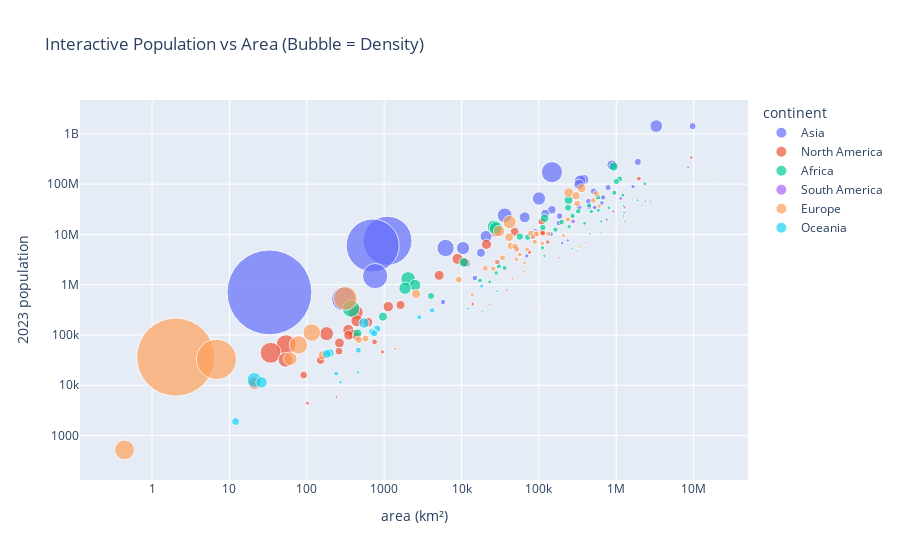

The notebook cell saved with this chart:
### Markdown cell above
# Interactive Dashboard Dataset (Plotly)

### Code cell
fig = px.scatter(dataFrame, x='area (km²)', y='2023 population',
                 size='density (km²)', color='continent',
                 hover_name='country', size_max=60,
                 log_x=True, log_y=True,
                 title="Interactive Population vs Area (Bubble = Density)")
fig.show()

### Figure 1 — Plotly figure (JSON) as saved in the notebook; plotly's stock layout.template omitted (floating-point values rounded to 4 significant figures)
{"data": [{"hovertemplate": "<b>%{hovertext}</b><br><br>continent=Asia<br>area (km²)=%{x}<br>2023 population=%{y}<br>density (km²)=%{marker.size}<extra></extra>", "hovertext": ["India", "China", "Indonesia", "Pakistan", "Bangladesh", "Japan", "Philippines", "Vietnam", "Iran", "Turkey", "Thailand", "Myanmar", "South Korea", "Iraq", "Afghanistan", "Saudi Arabia", "Uzbekistan", "Yemen", "Malaysia", "Nepal", "North Korea", "Taiwan", "Syria", "Sri Lanka", "Kazakhstan", "Cambodia", "Jordan", "Azerbaijan", "Tajikistan", "United Arab Emirates", "Israel", "Laos", "Hong Kong", "Kyrgyzstan", "Turkmenistan", "Singapore", "Palestine", "Lebanon", "Oman", "Kuwait", "Georgia", "Mongolia", "Armenia", "Qatar", "Bahrain", "Timor-Leste", "Bhutan", "Macau", "Maldives", "Brunei"], "legendgroup": "Asia", "marker": {"color": "#636efa", "size": [481, 151, 148, 312, 1329, 338, 394, 315, 55, 110, 141, 84, 531, 105, 65, 17, 80, 65, 104, 216, 217, 661, 126, 354, 7, 96, 128, 126, 73, 134, 424, 33, 7135, 35, 14, 8377, 892, 523, 15, 242, 54, 2, 98, 236, 1892, 91, 21, 21403, 1737, 86], "sizemode": "area", "sizeref": 5.945, "symbol": "circle"}, "mode": "markers", "name": "Asia", "orientation": "v", "showlegend": true, "type": "scatter", "x": [3288000.0, 9707000.0, 1905000.0, 881900.0, 147600.0, 377900.0, 342400.0, 331200.0, 1648000.0, 783600.0, 513100.0, 676600.0, 100200.0, 438300.0, 652200.0, 2150000.0, 447400.0, 528000.0, 330800.0, 147200.0, 120500.0, 36190.0, 185200.0, 65610.0, 2725000.0, 181000.0, 89340.0, 86600.0, 143100.0, 83600.0, 20770.0, 236800.0, 1104.0, 200000.0, 488100.0, 710.0, 6220.0, 10450.0, 309500.0, 17820.0, 69700.0, 1564000.0, 29740.0, 11590.0, 765.0, 14870.0, 38390.0, 32.9, 300.0, 5765.0], "xaxis": "x", "y": [1428627663, 1425671352, 277534122, 240485658, 172954319, 123294513, 117337368, 98858950, 89172767, 85816199, 71801279, 54577997, 51784059, 45504560, 42239854, 36947025, 35163944, 34449825, 34308525, 30896590, 26160821, 23923276, 23227014, 21893579, 19606633, 16944826, 11337052, 10412651, 10143543, 9516871, 9174520, 7633779, 7491609, 6735347, 6516100, 6014723, 5371230, 5353930, 4644384, 4310108, 3728282, 3447157, 2777970, 2716391, 1485509, 1360596, 787424, 704149, 521021, 452524], "yaxis": "y"}, {"hovertemplate": "<b>%{hovertext}</b><br><br>continent=North America<br>area (km²)=%{x}<br>2023 population=%{y}<br>density (km²)=%{marker.size}<extra></extra>", "hovertext": ["United States", "Mexico", "Canada", "Guatemala", "Haiti", "Dominican Republic", "Cuba", "Honduras", "Nicaragua", "El Salvador", "Costa Rica", "Panama", "Puerto Rico", "Jamaica", "Trinidad and Tobago", "Bahamas", "Belize", "Guadeloupe", "Martinique", "Barbados", "Curacao", "Saint Lucia", "Grenada", "Aruba", "Saint Vincent and the Grenadines", "United States Virgin Islands", "Antigua and Barbuda", "Dominica", "Cayman Islands", "Bermuda", "Greenland", "Saint Kitts and Nevis", "Turks and Caicos Islands", "Sint Maarten", "Saint Martin", "British Virgin Islands", "Anguilla", "Saint Barthelemy", "Saint Pierre and Miquelon", "Montserrat"], "legendgroup": "North America", "marker": {"color": "#EF553B", "size": [37, 66, 4, 169, 425, 235, 108, 95, 59, 307, 102, 60, 368, 261, 299, 41, 18, 243, 325, 656, 433, 295, 371, 590, 266, 285, 214, 97, 289, 1186, 0, 184, 49, 1301, 642, 210, 175, 440, 24, 43], "sizemode": "area", "sizeref": 5.945, "symbol": "circle"}, "mode": "markers", "name": "North America", "orientation": "v", "showlegend": true, "type": "scatter", "x": [9373000.0, 1964000.0, 9985000.0, 108900.0, 27750.0, 48670.0, 109900.0, 112500.0, 130400.0, 21040.0, 51100.0, 75420.0, 8870.0, 10990.0, 5130.0, 13940.0, 22970.0, 1628.0, 1128.0, 430.0, 444.0, 616.0, 344.0, 180.0, 389.0, 347.0, 442.0, 751.0, 264.0, 54.0, 2166000.0, 261.0, 948.0, 34.0, 53.0, 151.0, 91.0, 21.0, 242.0, 102.0], "xaxis": "x", "y": [339996563, 128455567, 38781291, 18092026, 11724763, 11332972, 11194449, 10593798, 7046310, 6364943, 5212173, 4468087, 3260314, 2825544, 1534937, 412623, 410825, 395839, 366981, 281995, 192077, 180251, 126183, 106277, 103698, 98750, 94298, 73040, 69310, 64069, 56643, 47755, 46062, 44222, 32077, 31538, 15899, 10994, 5840, 4386], "yaxis": "y"}, {"hovertemplate": "<b>%{hovertext}</b><br><br>continent=Africa<br>area (km²)=%{x}<br>2023 population=%{y}<br>density (km²)=%{marker.size}<extra></extra>", "hovertext": ["Nigeria", "Ethiopia", "Egypt", "DR Congo", "Tanzania", "South Africa", "Kenya", "Uganda", "Sudan", "Algeria", "Morocco", "Angola", "Ghana", "Mozambique", "Madagascar", "Ivory Coast", "Cameroon", "Niger", "Mali", "Burkina Faso", "Malawi", "Zambia", "Chad", "Somalia", "Senegal", "Zimbabwe", "Guinea", "Rwanda", "Benin", "Burundi", "Tunisia", "South Sudan", "Togo", "Sierra Leone", "Libya", "Republic of the Congo", "Central African Republic", "Liberia", "Mauritania", "Eritrea", "Gambia", "Botswana", "Namibia", "Gabon", "Lesotho", "Guinea-Bissau", "Equatorial Guinea", "Mauritius", "Eswatini", "Djibouti", "Reunion", "Comoros", "Cape Verde", "Western Sahara", "Mayotte", "Sao Tome and Principe", "Seychelles"], "legendgroup": "Africa", "marker": {"color": "#00cc96", "size": [246, 112, 113, 45, 76, 50, 97, 242, 26, 19, 85, 29, 150, 43, 52, 91, 61, 21, 19, 85, 222, 28, 15, 29, 92, 43, 58, 571, 122, 516, 80, 18, 166, 122, 4, 18, 9, 56, 5, 31, 274, 5, 3, 9, 77, 76, 61, 641, 70, 49, 391, 458, 148, 2, 898, 242, 234], "sizemode": "area", "sizeref": 5.945, "symbol": "circle"}, "mode": "markers", "name": "Africa", "orientation": "v", "showlegend": true, "type": "scatter", "x": [923800.0, 1104000.0, 1002000.0, 2345000.0, 945100.0, 1221000.0, 580400.0, 241600.0, 1886000.0, 2382000.0, 446600.0, 1247000.0, 238500.0, 801600.0, 587000.0, 322500.0, 475400.0, 1267000.0, 1240000.0, 273000.0, 118500.0, 752600.0, 1284000.0, 637700.0, 196700.0, 390800.0, 245900.0, 26340.0, 112600.0, 27830.0, 163600.0, 619700.0, 56780.0, 71740.0, 1760000.0, 342000.0, 623000.0, 111400.0, 1031000.0, 117600.0, 10690.0, 582000.0, 825600.0, 267700.0, 30360.0, 36120.0, 28050.0, 2040.0, 17360.0, 23200.0, 2511.0, 1862.0, 4033.0, 266000.0, 374.0, 964.0, 452.0], "xaxis": "x", "y": [223804632, 126527060, 112716598, 102262808, 67438106, 60414495, 55100586, 48582334, 48109006, 45606480, 37840044, 36684202, 34121985, 33897354, 30325732, 28873034, 28647293, 27202843, 23293698, 23251485, 20931751, 20569737, 18278568, 18143378, 17763163, 16665409, 14190612, 14094683, 13712828, 13238559, 12458223, 11088796, 9053799, 8791092, 6888388, 6106869, 5742315, 5418377, 4862989, 3748901, 2773168, 2675352, 2604172, 2436566, 2330318, 2150842, 1714671, 1300557, 1210822, 1136455, 981796, 852075, 598682, 587259, 335995, 231856, 107660], "yaxis": "y"}, {"hovertemplate": "<b>%{hovertext}</b><br><br>continent=South America<br>area (km²)=%{x}<br>2023 population=%{y}<br>density (km²)=%{marker.size}<extra></extra>", "hovertext": ["Brazil", "Colombia", "Argentina", "Peru", "Venezuela", "Chile", "Ecuador", "Bolivia", "Paraguay", "Uruguay", "Guyana", "Suriname", "French Guiana", "Falkland Islands"], "legendgroup": "South America", "marker": {"color": "#ab63fa", "size": [26, 47, 17, 27, 33, 26, 73, 11, 17, 20, 4, 4, 4, 0], "sizemode": "area", "sizeref": 5.945, "symbol": "circle"}, "mode": "markers", "name": "South America", "orientation": "v", "showlegend": true, "type": "scatter", "x": [8516000.0, 1142000.0, 2780000.0, 1285000.0, 916400.0, 756100.0, 276800.0, 1099000.0, 406800.0, 181000.0, 215000.0, 163800.0, 83530.0, 12170.0], "xaxis": "x", "y": [216422446, 52085168, 45773884, 34352719, 28838499, 19629590, 18190484, 12388571, 6861524, 3423108, 813834, 623236, 312155, 3791], "yaxis": "y"}, {"hovertemplate": "<b>%{hovertext}</b><br><br>continent=Europe<br>area (km²)=%{x}<br>2023 population=%{y}<br>density (km²)=%{marker.size}<extra></extra>", "hovertext": ["Russia", "Germany", "United Kingdom", "France", "Italy", "Spain", "Poland", "Ukraine", "Romania", "Netherlands", "Belgium", "Sweden", "Czech Republic", "Greece", "Portugal", "Hungary", "Belarus", "Austria", "Switzerland", "Serbia", "Bulgaria", "Denmark", "Slovakia", "Finland", "Norway", "Ireland", "Croatia", "Moldova", "Bosnia and Herzegovina", "Albania", "Lithuania", "Slovenia", "North Macedonia", "Latvia", "Estonia", "Cyprus", "Luxembourg", "Montenegro", "Malta", "Iceland", "Jersey", "Isle of Man", "Andorra", "Guernsey", "Faroe Islands", "Liechtenstein", "Monaco", "San Marino", "Gibraltar", "Vatican City"], "legendgroup": "Europe", "marker": {"color": "#FFA15A", "size": [9, 238, 280, 118, 199, 95, 134, 63, 86, 523, 386, 26, 136, 80, 112, 111, 47, 109, 223, 82, 62, 148, 118, 18, 15, 73, 72, 104, 63, 103, 43, 105, 83, 29, 31, 136, 254, 47, 1672, 4, 932, 149, 170, 1009, 39, 247, 18149, 561, 4807, 1177], "sizemode": "area", "sizeref": 5.945, "symbol": "circle"}, "mode": "markers", "name": "Europe", "orientation": "v", "showlegend": true, "type": "scatter", "x": [17100000.0, 357100.0, 242900.0, 551700.0, 301300.0, 506000.0, 312700.0, 603500.0, 238400.0, 41850.0, 30530.0, 450300.0, 78860.0, 132000.0, 92090.0, 93030.0, 207600.0, 83870.0, 41280.0, 88360.0, 110900.0, 43090.0, 49040.0, 338400.0, 323800.0, 70270.0, 56590.0, 33850.0, 51210.0, 28750.0, 65300.0, 20270.0, 25710.0, 64560.0, 45230.0, 9251.0, 2586.0, 13810.0, 316.0, 103000.0, 116.0, 572.0, 468.0, 78.0, 1393.0, 160.0, 2.02, 61.0, 6.8, 0.44], "xaxis": "x", "y": [144444359, 83294633, 67736802, 64756584, 58870762, 47519628, 41026067, 36744634, 19892812, 17618299, 11686140, 10612086, 10495295, 10341277, 10247605, 10156239, 9498238, 8958960, 8796669, 7149077, 6687717, 5910913, 5795199, 5545475, 5474360, 5056935, 4008617, 3435931, 3210847, 2832439, 2718352, 2119675, 2085679, 1830211, 1322765, 1260138, 654768, 626485, 535064, 375318, 111802, 84710, 80088, 63544, 53270, 39584, 36297, 33642, 32688, 518], "yaxis": "y"}, {"hovertemplate": "<b>%{hovertext}</b><br><br>continent=Oceania<br>area (km²)=%{x}<br>2023 population=%{y}<br>density (km²)=%{marker.size}<extra></extra>", "hovertext": ["Australia", "Papua New Guinea", "New Zealand", "Fiji", "Solomon Islands", "Vanuatu", "French Polynesia", "New Caledonia", "Samoa", "Guam", "Kiribati", "Micronesia", "Tonga", "Northern Mariana Islands", "American Samoa", "Marshall Islands", "Palau", "Cook Islands", "Nauru", "Wallis and Futuna", "Tuvalu", "Niue", "Tokelau"], "legendgroup": "Oceania", "marker": {"color": "#19d3f3", "size": [3, 23, 20, 51, 26, 27, 89, 16, 81, 320, 165, 165, 150, 108, 220, 233, 39, 71, 639, 42, 380, 7, 189], "sizemode": "area", "sizeref": 5.945, "symbol": "circle"}, "mode": "markers", "name": "Oceania", "orientation": "v", "showlegend": true, "type": "scatter", "x": [7692000.0, 462800.0, 270500.0, 18270.0, 28900.0, 12190.0, 4167.0, 18580.0, 2842.0, 549.0, 811.0, 702.0, 747.0, 464.0, 199.0, 181.0, 459.0, 240.0, 21.0, 274.0, 26.0, 261.0, 12.0], "xaxis": "x", "y": [26439111, 10329931, 5228100, 936375, 740424, 334506, 308872, 292991, 225681, 172952, 133515, 115224, 107773, 49796, 43914, 41996, 18058, 17044, 12780, 11502, 11396, 1935, 1893], "yaxis": "y"}], "layout": {"legend": {"itemsizing": "constant", "title": {"text": "continent"}, "tracegroupgap": 0}, "title": {"text": "Interactive Population vs Area (Bubble = Density)"}, "xaxis": {"anchor": "y", "domain": [0, 1], "title": {"text": "area (km²)"}, "type": "log"}, "yaxis": {"anchor": "x", "domain": [0, 1], "title": {"text": "2023 population"}, "type": "log"}}}
